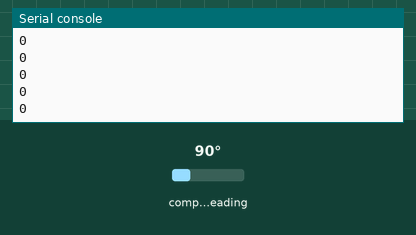
Recording of a program running on a simulated Raspberry Pi Pico running MicroPython. Shown: the last lines printed to the serial console. The test bench sets the inputs (shaded band); at power-on: compass heading 90°.

Above: at 16.3 s.
16.4 s: compass heading set to 7°
At 16.47 s:
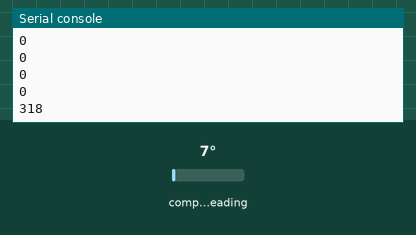
17.9 s: compass heading set to 180°
At 17.98 s:
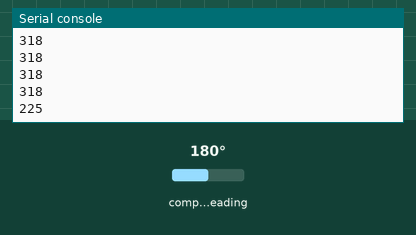
Timing chart, 0 to 20.9 s (numbered marks = the images above; inputs shaded):
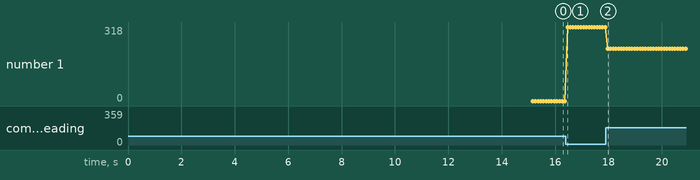

Measured:
- after the input at 16.4 s, the serial console: prints a new line after 0.06 s (image 1)
- after the input at 17.9 s, the serial console: prints a new line after 0.07 s (image 2)
- plotted number 1: 0 → 318 after the input at 16.4 s, 318 → 225 after the input at 17.9 s

The program:

04-test-heading-calibrated.py
```python
import machine
import struct
import time
import math

# HMC5883L wiring:
#   VCC  -> Pico 3.3V OUT (pin 36)
#   GND  -> Pico GND (pin 13)
#   SDA  -> GPIO10 (I2C1 SDA)
#   SCL  -> GPIO11 (I2C1 SCL)
#
# Load this file onto the Pico with Thonny and run it (F5). When it
# prints "Calibrating...", slowly rotate the board through at least
# one full flat circle until the countdown ends. After that it prints
# a live, hard-iron-corrected heading (0 = north, clockwise to 359).
I2C_SDA_PIN = 10
I2C_SCL_PIN = 11
I2C_BUS = 1
HMC5883L_ADDRESS = 0x1E

CONFIG_A = 0x00
CONFIG_B = 0x01
MODE = 0x02
DATA_START = 0x03

CALIBRATION_SECONDS = 15
SAMPLE_DELAY_MS = 100

sda = machine.Pin(I2C_SDA_PIN, machine.Pin.IN, machine.Pin.PULL_UP)
scl = machine.Pin(I2C_SCL_PIN, machine.Pin.IN, machine.Pin.PULL_UP)
i2c = machine.I2C(I2C_BUS, sda=sda, scl=scl, freq=400000)

# 8-sample average, 15 Hz output rate, normal measurement
i2c.writeto_mem(HMC5883L_ADDRESS, CONFIG_A, bytes([0x70]))
# Gain = 5 (default), +/-1.3 Ga range, 1090 LSB/Gauss
i2c.writeto_mem(HMC5883L_ADDRESS, CONFIG_B, bytes([0x20]))
# Continuous-measurement mode
i2c.writeto_mem(HMC5883L_ADDRESS, MODE, bytes([0x00]))
time.sleep_ms(100)

# Data registers are ordered X, Z, Y (not X, Y, Z)
def read_xyz():
    data = i2c.readfrom_mem(HMC5883L_ADDRESS, DATA_START, 6)
    x, z, y = struct.unpack(">hhh", data)
    return x, y, z

# Heading in whole degrees from magnetic north: 0 = north, increasing
# clockwise up to 359. Assumes the board is held flat - no tilt
# compensation.
def heading_degrees(x, y):
    heading_rad = math.atan2(y, x)
    if heading_rad < 0:
        heading_rad += 2 * math.pi
    return int(heading_rad * 180 / math.pi) % 360

print("Calibrating for {} seconds - slowly rotate the board flat through a full circle".format(CALIBRATION_SECONDS))
x, y, z = read_xyz()
min_x = max_x = x
min_y = max_y = y
samples = CALIBRATION_SECONDS * 1000 // SAMPLE_DELAY_MS
for i in range(samples):
    x, y, z = read_xyz()
    min_x = min(min_x, x)
    max_x = max(max_x, x)
    min_y = min(min_y, y)
    max_y = max(max_y, y)
    time.sleep_ms(SAMPLE_DELAY_MS)

x_offset = (min_x + max_x) // 2
y_offset = (min_y + max_y) // 2
print("Calibration complete. x_offset={} y_offset={}".format(x_offset, y_offset))

try:
    while True:
        x, y, z = read_xyz()
        print(heading_degrees(x - x_offset, y - y_offset))
        time.sleep_ms(SAMPLE_DELAY_MS)
except KeyboardInterrupt:
    print("Got ctrl-c, stopping")
```
